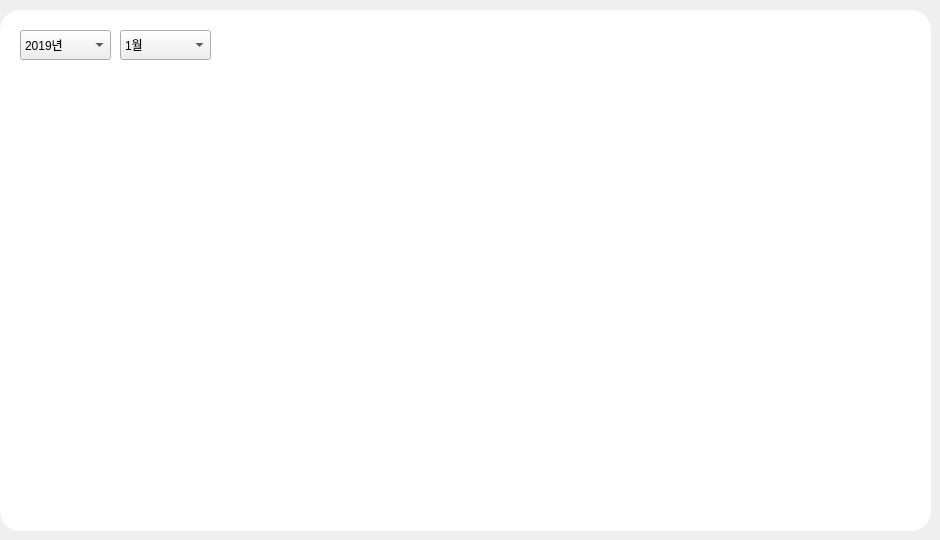
     <widget class="QWidget" name="tab_2">
      <attribute name="title">
       <string>tab2</string>
      </attribute>
      <widget class="QLabel" name="topbg_4">
       <property name="geometry">
        <rect>
         <x>0</x>
         <y>10</y>
         <width>931</width>
         <height>521</height>
        </rect>
       </property>
       <property name="styleSheet">
        <string notr="true">border-radius:20px;
background-color:rgb(255, 255, 255)</string>
       </property>
       <property name="text">
        <string/>
       </property>
      </widget>
      <widget class="QComboBox" name="comboBox_9">
       <property name="geometry">
        <rect>
         <x>120</x>
         <y>30</y>
         <width>91</width>
         <height>30</height>
        </rect>
       </property>
       <property name="styleSheet">
        <string notr="true">font: 29 14pt &quot;Noto Sans CJK HK DemiLight&quot;;</string>
       </property>
       <item>
        <property name="text">
         <string>1월</string>
        </property>
       </item>
       <item>
        <property name="text">
         <string>2월</string>
        </property>
       </item>
       <item>
        <property name="text">
         <string>3월</string>
        </property>
       </item>
       <item>
        <property name="text">
         <string>4월</string>
        </property>
       </item>
       <item>
        <property name="text">
         <string>5월</string>
        </property>
       </item>
       <item>
        <property name="text">
         <string>6월</string>
        </property>
       </item>
       <item>
        <property name="text">
         <string>7월</string>
        </property>
       </item>
       <item>
        <property name="text">
         <string>8월</string>
        </property>
       </item>
       <item>
        <property name="text">
         <string>9월</string>
        </property>
       </item>
       <item>
        <property name="text">
         <string>10월</string>
        </property>
       </item>
       <item>
        <property name="text">
         <string>11월</string>
        </property>
       </item>
       <item>
        <property name="text">
         <string>12월</string>
        </property>
       </item>
      </widget>
      <widget class="QComboBox" name="comboBox_10">
       <property name="geometry">
        <rect>
         <x>20</x>
         <y>30</y>
         <width>91</width>
         <height>30</height>
        </rect>
       </property>
       <property name="styleSheet">
        <string notr="true">font: 29 14pt &quot;Noto Sans CJK HK DemiLight&quot;;</string>
       </property>
       <item>
        <property name="text">
         <string>2019년</string>
        </property>
       </item>
       <item>
        <property name="text">
         <string>2020년</string>
        </property>
       </item>
       <item>
        <property name="text">
         <string>2021년</string>
        </property>
       </item>
       <item>
        <property name="text">
         <string>2022년</string>
        </property>
       </item>
      </widget>
     </widget>
